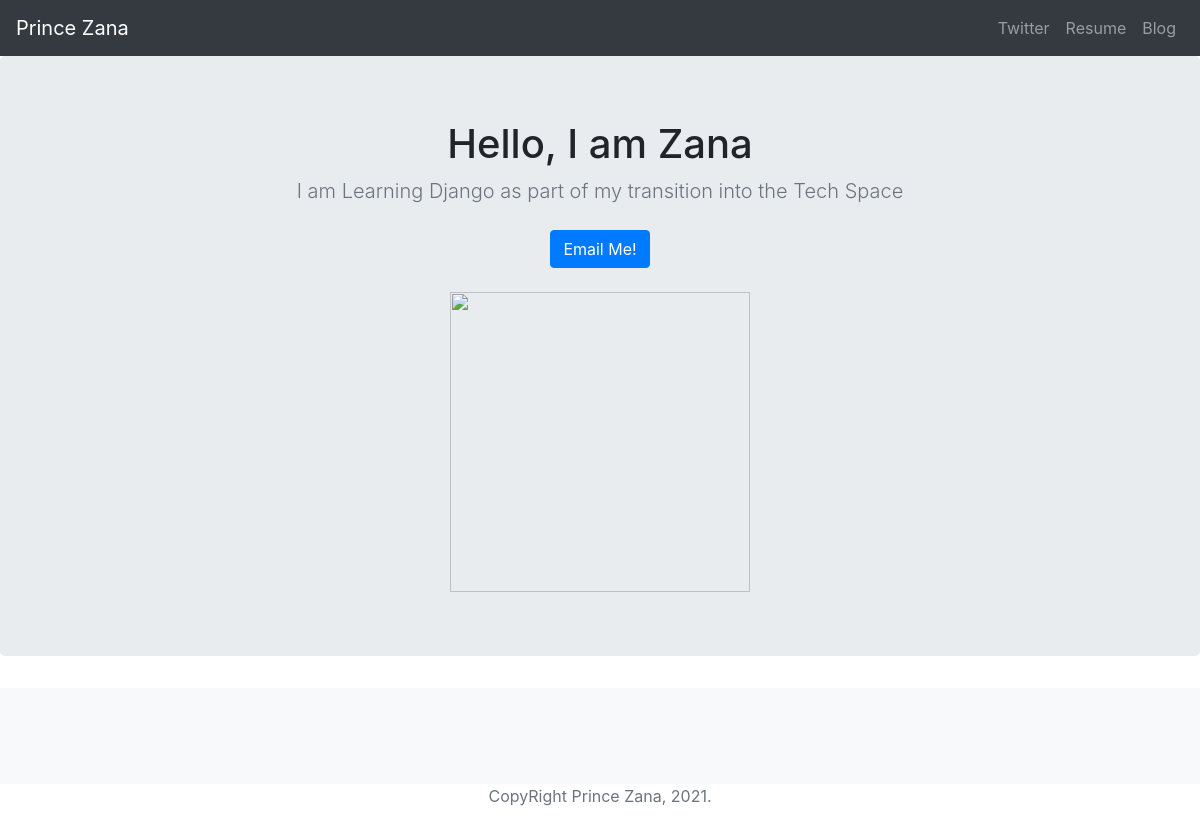
Before: / with the older database file.
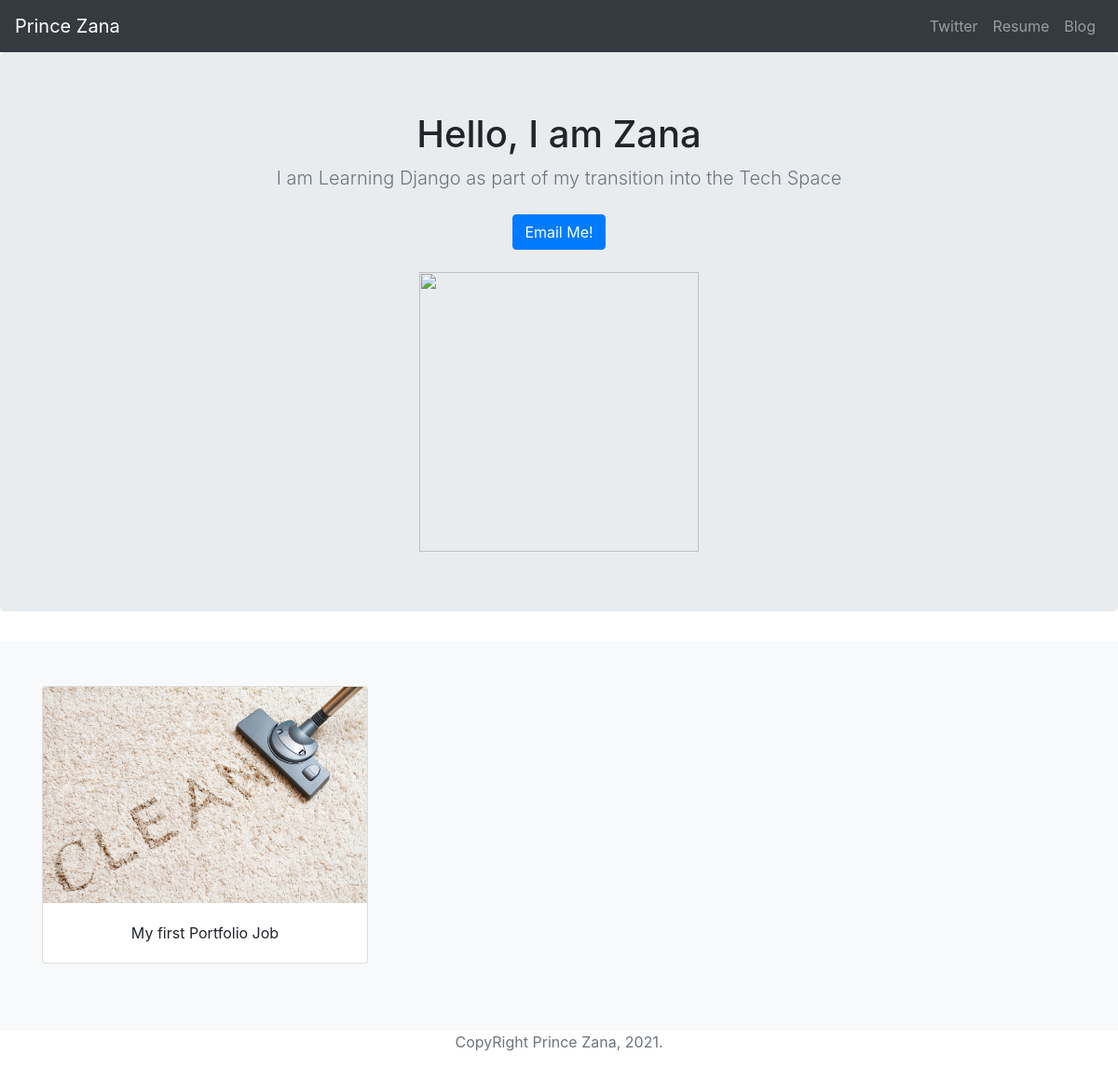
After: the same page with the newer database file.
### jobs/models.py (models this page shows)
class Job(models.Model):
    image = models.ImageField(upload_to= 'images/')
    summary = models.CharField(max_length=200)

### jobs/views.py (the view)
# urls.py: 2. Add a URL to urlpatterns:  path('', views.home, name='home')
def home(request):
    jobs = Job.objects
    return render(request, 'jobs/home.html', { 'jobs': jobs})

### jobs/templates/jobs/home.html (shortened to what this page needs)
{% load static %}
<!doctype html>
<html lang="en">
  <head>
    <link href="../../dist/css/bootstrap.min.css" rel="stylesheet">
    <link rel="stylesheet" href="https://maxcdn.bootstrapcdn.com/bootstrap/4.0.0/css/bootstrap.min.css">
  </head>
  <body>
    <header>
      <nav class="navbar navbar-expand-lg navbar-dark bg-dark">
        <a class="navbar-brand" href="{% url 'home' %}">Prince Zana</a>
        <div class="collapse navbar-collapse" id="navbarNavAltMarkup">
          <div class="navbar-nav ml-auto">
            <a class="nav-item nav-link" href="http://twitter.com/Prinzana">Twitter</a>
          <a class="nav-item nav-link" href="{% static 'Prince.pdf' %}">Resume</a>
            <a class="nav-item nav-link" href="{% url 'allblogs' %}">Blog</a>
          </div>
        </div>
      </nav>
    </header>
    <main role="main">
      <section class="jumbotron text-center col" >
        <div class="container">
          <h1 class="jumbotron-heading">Hello, I am Zana</h1>
          <p class="lead text-muted">I am Learning Django as part of my transition into the Tech Space <p>
            <a href="mailto:prinzana@gmail.com" class="btn btn-primary my-2">Email Me!</a>
          </p>
          <img src=" {% static 'prince.jpg' %}" width="300" height="300" alt="">
        </div>
      </section>
      <div class="album py-5 bg-light">
        <div class="container">
          <div class="row">
            {% for job in jobs.all%}
            <div class="col-md-4">
              <div class="card mb-4 box-shadow">
                <img class="card-img-top" src="{{job.image.url}}">
                    <div class="card-body">
                  <p class="card-text text-center" >{{ job.summary }}</p>
                </div>
              </div>
            </div>
            {% endfor %}
          </div>
        </div>
      </div>
    </main>
    <footer class="text-muted">
      <div class="container text-center">
      <p>
        CopyRight Prince Zana, {% now " Y"%}.
      </p>
    </footer>
</html>

Changed rows visible on the page:
added Job: image (picture), summary "My first Portfolio Job"
